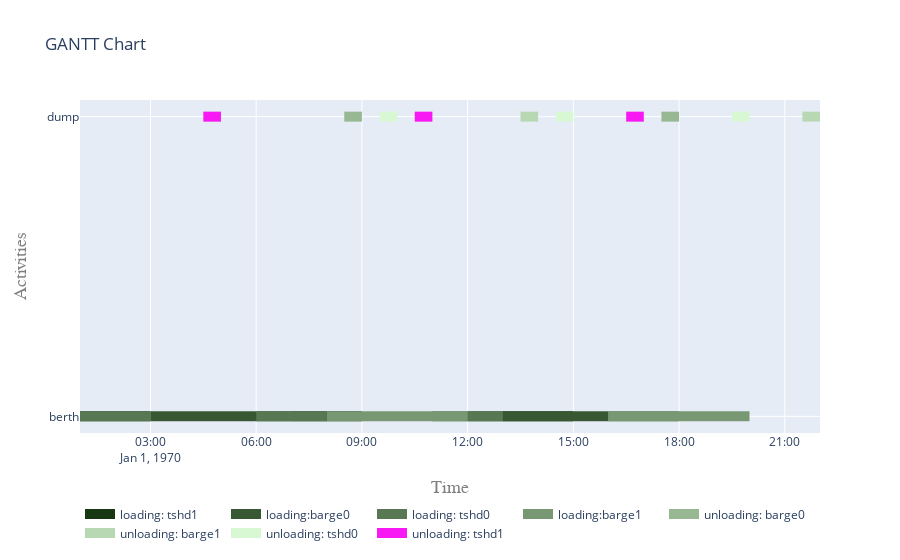

Notebook cell for this chart:
### Code cell
fig = plot.get_gantt_chart(
    [berth, dump],
    id_map=[*activities_tshd.values(), *activities_backhoe_barge.values()]
)

### Figure 1 — Plotly figure (JSON) as saved in the notebook; plotly's stock layout.template omitted (floating-point values rounded to 4 significant figures)
{"data": [{"connectgaps": false, "hoverinfo": "y+name", "line": {"color": "rgb(24,56,20)", "width": 10}, "mode": "lines", "name": "loading: tshd1", "type": "scatter", "x": ["1970-01-01T01:00:00", "1970-01-01T01:00:00", "1970-01-01T03:00:00", "1970-01-01T03:00:00", "1970-01-01T03:00:00", "1970-01-01T07:00:00", "1970-01-01T07:00:00", "1970-01-01T09:00:00", "1970-01-01T09:00:00", "1970-01-01T09:00:00", "1970-01-01T13:00:00", "1970-01-01T13:00:00", "1970-01-01T15:00:00", "1970-01-01T15:00:00", "1970-01-01T15:00:00"], "y": ["berth", "berth", "berth", "berth", null, "berth", "berth", "berth", "berth", null, "berth", "berth", "berth", "berth", null]}, {"connectgaps": false, "hoverinfo": "y+name", "line": {"color": "rgb(56,88,52)", "width": 10}, "mode": "lines", "name": "loading:barge0", "type": "scatter", "x": ["1970-01-01T03:00:00", "1970-01-01T03:00:00", "1970-01-01T07:00:00", "1970-01-01T07:00:00", "1970-01-01T07:00:00", "1970-01-01T12:00:00", "1970-01-01T12:00:00", "1970-01-01T16:00:00", "1970-01-01T16:00:00", "1970-01-01T16:00:00"], "y": ["berth", "berth", "berth", "berth", null, "berth", "berth", "berth", "berth", null]}, {"connectgaps": false, "hoverinfo": "y+name", "line": {"color": "rgb(88,120,84)", "width": 10}, "mode": "lines", "name": "loading: tshd0", "type": "scatter", "x": ["1970-01-01T01:00:00", "1970-01-01T01:00:00", "1970-01-01T03:00:00", "1970-01-01T03:00:00", "1970-01-01T03:00:00", "1970-01-01T06:00:00", "1970-01-01T06:00:00", "1970-01-01T08:00:00", "1970-01-01T08:00:00", "1970-01-01T08:00:00", "1970-01-01T11:00:00", "1970-01-01T11:00:00", "1970-01-01T13:00:00", "1970-01-01T13:00:00", "1970-01-01T13:00:00", "1970-01-01T16:00:00", "1970-01-01T16:00:00", "1970-01-01T18:00:00", "1970-01-01T18:00:00", "1970-01-01T18:00:00"], "y": ["berth", "berth", "berth", "berth", null, "berth", "berth", "berth", "berth", null, "berth", "berth", "berth", "berth", null, "berth", "berth", "berth", "berth", null]}, {"connectgaps": false, "hoverinfo": "y+name", "line": {"color": "rgb(120,152,116)", "width": 10}, "mode": "lines", "name": "loading:barge1", "type": "scatter", "x": ["1970-01-01T08:00:00", "1970-01-01T08:00:00", "1970-01-01T12:00:00", "1970-01-01T12:00:00", "1970-01-01T12:00:00", "1970-01-01T16:00:00", "1970-01-01T16:00:00", "1970-01-01T20:00:00", "1970-01-01T20:00:00", "1970-01-01T20:00:00"], "y": ["berth", "berth", "berth", "berth", null, "berth", "berth", "berth", "berth", null]}, {"connectgaps": false, "hoverinfo": "y+name", "line": {"color": "rgb(152,184,148)", "width": 10}, "mode": "lines", "name": "unloading: barge0", "type": "scatter", "x": ["1970-01-01T08:30:00", "1970-01-01T08:30:00", "1970-01-01T09:00:00", "1970-01-01T09:00:00", "1970-01-01T09:00:00", "1970-01-01T17:30:00", "1970-01-01T17:30:00", "1970-01-01T18:00:00", "1970-01-01T18:00:00", "1970-01-01T18:00:00"], "y": ["dump", "dump", "dump", "dump", null, "dump", "dump", "dump", "dump", null]}, {"connectgaps": false, "hoverinfo": "y+name", "line": {"color": "rgb(184,216,180)", "width": 10}, "mode": "lines", "name": "unloading: barge1", "type": "scatter", "x": ["1970-01-01T13:30:00", "1970-01-01T13:30:00", "1970-01-01T14:00:00", "1970-01-01T14:00:00", "1970-01-01T14:00:00", "1970-01-01T21:30:00", "1970-01-01T21:30:00", "1970-01-01T22:00:00", "1970-01-01T22:00:00", "1970-01-01T22:00:00"], "y": ["dump", "dump", "dump", "dump", null, "dump", "dump", "dump", "dump", null]}, {"connectgaps": false, "hoverinfo": "y+name", "line": {"color": "rgb(216,248,212)", "width": 10}, "mode": "lines", "name": "unloading: tshd0", "type": "scatter", "x": ["1970-01-01T04:30:00", "1970-01-01T04:30:00", "1970-01-01T05:00:00", "1970-01-01T05:00:00", "1970-01-01T05:00:00", "1970-01-01T09:30:00", "1970-01-01T09:30:00", "1970-01-01T10:00:00", "1970-01-01T10:00:00", "1970-01-01T10:00:00", "1970-01-01T14:30:00", "1970-01-01T14:30:00", "1970-01-01T15:00:00", "1970-01-01T15:00:00", "1970-01-01T15:00:00", "1970-01-01T19:30:00", "1970-01-01T19:30:00", "1970-01-01T20:00:00", "1970-01-01T20:00:00", "1970-01-01T20:00:00"], "y": ["dump", "dump", "dump", "dump", null, "dump", "dump", "dump", "dump", null, "dump", "dump", "dump", "dump", null, "dump", "dump", "dump", "dump", null]}, {"connectgaps": false, "hoverinfo": "y+name", "line": {"color": "rgb(248,24,244)", "width": 10}, "mode": "lines", "name": "unloading: tshd1", "type": "scatter", "x": ["1970-01-01T04:30:00", "1970-01-01T04:30:00", "1970-01-01T05:00:00", "1970-01-01T05:00:00", "1970-01-01T05:00:00", "1970-01-01T10:30:00", "1970-01-01T10:30:00", "1970-01-01T11:00:00", "1970-01-01T11:00:00", "1970-01-01T11:00:00", "1970-01-01T16:30:00", "1970-01-01T16:30:00", "1970-01-01T17:00:00", "1970-01-01T17:00:00", "1970-01-01T17:00:00"], "y": ["dump", "dump", "dump", "dump", null, "dump", "dump", "dump", "dump", null, "dump", "dump", "dump", "dump", null]}], "layout": {"hovermode": "closest", "legend": {"orientation": "h", "x": 0, "y": -0.2}, "title": {"text": "GANTT Chart"}, "xaxis": {"range": ["1970-01-01T01:00:00", "1970-01-01T22:00:00"], "title": {"font": {"color": "#7f7f7f", "family": "Courier New, monospace", "size": 18}, "text": "Time"}}, "yaxis": {"title": {"font": {"color": "#7f7f7f", "family": "Courier New, monospace", "size": 18}, "text": "Activities"}}}}
